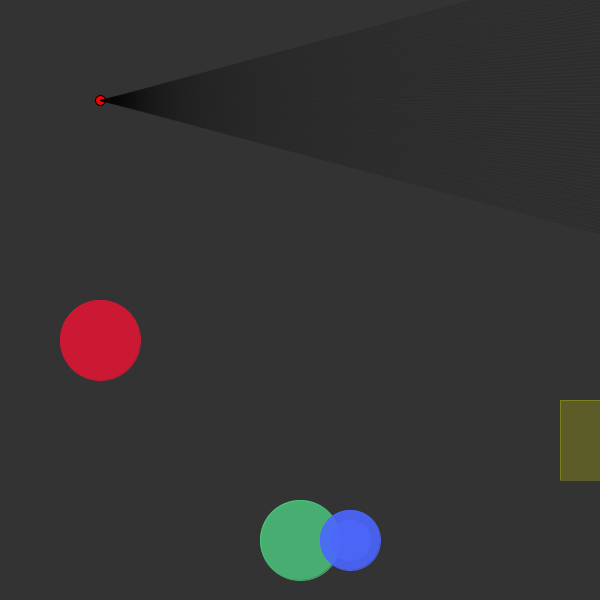
Frame 1 (no input)
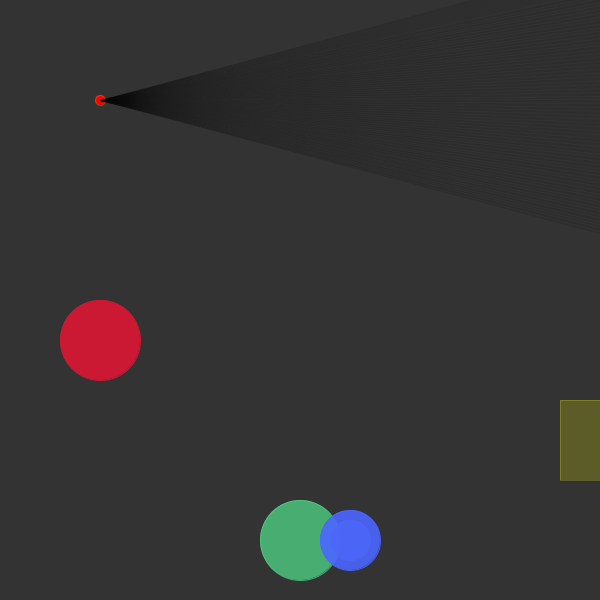
Frame 60 (the mouse pressed at the canvas centre just before this capture)
Frame 120 (the mouse held since frame 60 and released just before this capture): identical to frame 60, image omitted

The Processing sketch that drew these frames (run headless with seeded random() and noise(); from frame 60 on, the mouse is pressed at the canvas centre):

// Processing sketch: RayTracing
// ── RayTracing.pde





ArrayList<Object> Objects=new ArrayList();

PVector mouse=new PVector();

Player P1;
ChildApplet child;  

int SceneSize=600;

void settings() {
  size(SceneSize, SceneSize);
}

void setup() {

  rectMode(CENTER);

  P1= new Player();
  child = new ChildApplet();


  Objects.add(new Circle(new PVector(100, 340), 40, new Color(0.8, 0.1, 0.2, 1)));
  Objects.add(new Circle(new PVector(300, 540), 40, new Color(0.3, 0.8, 0.5, 0.8)));

  Objects.add(new Circle(new PVector(350, 540), 20, new Color(0.3, 0.4, 0.8, 0.8)));
  Objects.add(new Circle(new PVector(350, 540), 30, new Color(0.3, 0.4, 1, 0.9)));

  Objects.add(new Square(new PVector(600, 440), 40, new Color(1, 1, 0, 0.2)));
}

void draw() {

  background(51);
  mouse.set(mouseX, mouseY);


  P1.show();
  P1.move();
  P1.see();



  for (Object O : Objects) {
    O.show();
  }
}


void mousePressed() {

  for (Object O : Objects) {
    O.interact();
  }
}

// ── Circle.pde
class Circle implements Object {
  boolean selected;
  PVector pos;
  float rad;

  float refractiveIndex=1.2;

  Color col;

  Circle(PVector pos, float rad, Color col) {
    this.pos=pos; 
    this.rad=rad;
    this.col=col;
  }


  void show() {
    if (selected) {
      pos.set(mouse);
    }
    stroke(col);
    fill(col);
    ellipse(pos.x, pos.y, 2*rad, 2*rad);
  }


  Color getColor() {
    return col;
  }



  float distance(PVector point) {
    return pos.dist(point);
  }

  boolean isInside(PVector point) {
    return distance(point)<rad;
  }

  PVector surfaceNormal(PVector point) {
    PVector dir= point.copy().sub(pos).normalize();
    return dir;
  }

  PVector getPos() {
    return pos;
  }

  float getRefractiveIndex() {
    return refractiveIndex;
  }

  void interact() {
    if (mousePressed) {
      if (isInside(mouse)) {
        selected=!selected;
      }
    }
  }
}

// ── Color.pde
class Color {

  float r, g, b, a;

  Color(float r, float g, float b, float a) {
    this.r=r;
    this.g=g;
    this.b=b;
    this.a=a;
  }





  String toString() {
    return str(r)+" "+str(g)+" "+str(b)+" "+str(a);
  }
}


float blendColorValue(float a, float b, float t) {
  return sqrt((1 - t) * a*a + t * b*b);
}

float blendAlphaValue(float a, float b, float t) {
  return (1-t)*a + t*b;
}

Color rgbaSum(Color c1, Color c2, float t) {



  float r= blendColorValue(c1.r, c2.r, t);
  float g= blendColorValue(c1.g, c2.g, t);

  float b= blendColorValue(c1.b, c2.b, t);


  float a = blendAlphaValue(c1.a, c2.a, t);
  return new Color(r, g, b, a);
} 


Color mult(Color A, float s) {
  return new Color(A.r*s, A.g*s, A.b*s, A.a);
}



void fill(Color c) {
  fill(255*c.r, 255*c.g, 255*c.b, 255*c.a);
}

void stroke(Color c) {
  stroke(255*c.r, 255*c.g, 255*c.b, 255*c.a);
}

// ── Object.pde
interface Object {


  void show();
  void interact();

  Color getColor();
  boolean isInside(PVector point);
  PVector surfaceNormal(PVector point);
  PVector getPos();
  float getRefractiveIndex();
}

// ── Player.pde
class Player {
  PVector pos = new PVector(100, 100);
  float viewAngle;
  float FOV = 30; //°
  int res = 200;

  float speed=3;
  float angleSize = FOV/(float)res;

  ArrayList<Ray> Rays=new ArrayList();

  Player() {
  }

  void show() {
    fill(255, 0, 0);
    ellipse(pos.x, pos.y, 10, 10);
  }


  void move() {

    if (keys.hasValue(65)) {
      viewAngle+=0.03;
    }
    if (keys.hasValue(68)) {
      viewAngle-=0.03;
    }
    if (keys.hasValue(87)) {
      pos.y+=-sin(viewAngle)*speed;
      pos.x+=cos(viewAngle)*speed;
    }
    if (keys.hasValue(83)) {
      pos.y-=-sin(viewAngle)*speed;
      pos.x-=cos(viewAngle)*speed;
    }
  }


  void see() {

    Rays.clear();
    for (int i=0; i <= res; i++) {
      Rays.add(new Ray(pos, radians(i*FOV/res-FOV/2)+viewAngle, 3, null)) ;
    }

    for (int i=0; i <= res; i++) {
      Ray R = Rays.get(i);
      R.reset();
      R.show();

      Color col=null;
      if (!R.hitWall) {
        col=R.col;
      }
      float angle = R.angle;
      float dist=R.len;

      child.hei[res-i] =cos(angle-viewAngle)*dist;
      child.col[res-i] =col;
    }
  }
}


IntList keys=new IntList();
void keyPressed() {
  if (!keys.hasValue(keyCode)) {
    keys.append(keyCode);
  }
}
void keyReleased() {
  if (keys.hasValue(keyCode)) {
    for (int i=0; i<keys.size(); i++) {
      if (keys.get(i)==keyCode) {
        keys.remove(i);
      }
    }
  }
}

void mouseWheel(MouseEvent event) {
  float e = event.getCount();
  P1.FOV+=e;
}

// ── Ray.pde
class Ray {

  ArrayList<Ray> subRays=new ArrayList();

  PVector origin;  
  PVector end;
  float angle;

  float speed=1;
  int count;

  float len;

  Color col=new Color(0, 0, 0, 1)  ;


  boolean hit=false;

  boolean hitWall;

  Object insideObject;

  Ray Parent;


  Ray(PVector origin, float angle, int counter, Ray Parent) {
    this.origin=origin;
    this.angle=angle;
    this.count=counter;
    this.Parent=Parent;

    reset();
  }

  Ray(PVector origin, float angle, int counter, Ray Parent, Object insideObject) {
    this.origin=origin;
    this.angle=angle;
    this.count=counter;
    this.insideObject=insideObject;
    this.Parent=Parent;

    reset();
  }



  void show() {

    stroke(col);

    line(origin.x, origin.y, end.x, end.y);
  }



  void reset() {
    hit=false;
    subRays.clear();
    end=origin.copy();
    marge();
    setColor();
  }

  void marge() {

    int iter=0;

    if (count>=0) {
      while (!hit && iter<1000) {
        iter++;



        Object Target=null;

        if (insideObject==null) {
          for (Object O : Objects) {
            if (O.isInside(end)) {
              Target=O;
              hit=true;
              step(end, -speed);
              break;
            }
          }
        } else {
          PVector inSide=end.copy();
          step(inSide, speed);

          if (!insideObject.isInside(inSide)) {
            Target=insideObject;
            hit=true;
            end=inSide;
          }
        }


        if (!hit) {

          //normal step
          step(end, speed);
          if (outSideFrame(end)) {
            hit=true;
          }
        } else {
          len=end.dist(origin);
          //pass on
          PVector next=end.copy();
          step(next, speed);



          //refract
          subRays.add(new Ray(end.copy(), refractAngle(angle, end, Target), count-1, this));

          if (insideObject==null) {
            //coming in
            subRays.add(new Ray(next, snell(angle, end, Target, 0), count-1, this, Target));
          } else {
            //coming out
            subRays.add(new Ray(next, snell(angle, end, Target, 1), count-1, this));
          }

          col=Target.getColor();
        }
      }
    }
  }


  void setColor() {

    for (Ray R : subRays) {

      col=rgbaSum(col, R.col, 0.5);
    }
  }

  float refractAngle(float angle, PVector pos, Object Target) {

    float normal=Target.surfaceNormal(pos).heading()+PI;
    float theta_1=angle+normal;
    float theta_2=-theta_1;
    float out=theta_2-normal+PI;

    return out;
  }


  float snell(float angle, PVector pos, Object Target, int inside) {

    float normal=Target.surfaceNormal(pos).heading()+PI+inside*PI;
    float theta_1=angle+normal;
    float theta_2=asin(1/Target.getRefractiveIndex()*sin(theta_1));
    float out=theta_2-normal;

    return out;
  }


  boolean outSideFrame(PVector pos) {
    if (pos.x<-10 || pos.x>width+10 || pos.y<-10 || pos.y>height+10 ) {
      col=new Color(0, 0, 0, 0.1);
      hitWall=true;
      return true;
    }
    return false;
  }

  void step(PVector in, float dS) {
    in.add(dS*cos(angle), -dS*sin(angle));
  }
}

// ── Second_Window.pde
class ChildApplet extends PApplet {
  public ChildApplet() {
    super();
    PApplet.runSketch(new String[]{this.getClass().getName()}, this);
  }

  float[] hei =new float[2*P1.res];
  Color[] col =new Color[2*P1.res];

  PVector pos=new PVector(200, 200);

  public void settings() {
    size(400, 400);
  }

  public void setup() { 
    surface.setTitle("Player View");
    rectMode(CENTER);
    surface.setLocation(1300, 300);
  }

  void draw() {

    background(30);
    fill(20);
    noStroke();
    rect(width/2, 3*height/4, width, height/2);
    noStroke();
    float len = width/(float)P1.res;
    for (int i=0; i < P1.res; i++) {
      float x = map(i, 0, P1.res, 0, width);
   
      float h = map(hei[i], 0, SceneSize, height-20, 2);
 
      if (hei[i]<SceneSize*sqrt(2)) {           
        Color c=col[i];
  
        if (c!=null) {
           
          fill(255*c.r, 255*c.g, 255*c.b, 255*c.a);
          rect(0.5*len+x, height/2, len, h);
        }
      }
    }
  }
}

// ── Square.pde
class Square implements Object {
  boolean selected;
  PVector pos;
  float rad, diam;
  float refractiveIndex=2;


  Color col;

  Square(PVector pos, float rad, Color col) {
    this.pos=pos; 
    this.rad=rad;
    this.diam=2*rad;
    this.col=col;
  }


  void show() {
    if (selected) {
      pos.set(mouse);
    }

    stroke(col);
    fill(col);
    rect(pos.x, pos.y, diam, diam);
  }



  boolean isInside(PVector point) {
    boolean insideX=(point.x>pos.x-rad)&&(point.x<pos.x+rad);
    boolean insideY=(point.y>pos.y-rad)&&(point.y<pos.y+rad);
    return insideX&&insideY;
  }


  PVector surfaceNormal(PVector point) {

    PVector dir=new PVector();
    float heading= point.copy().sub(pos).normalize().heading()+PI;

    if (heading<PI/4) {
      dir.set(-1, 0);
    } else if (heading <PI/4*3) {
      dir.set(0, -1);
    } else if (heading <PI/4*5) {
      dir.set(1, 0);
    } else if (heading <PI/4*7) {
      dir.set(0, 1);
    } else {
      dir.set(-1, 0);
    }


    return dir;
  }


  Color getColor() {
    return col;
  }

  PVector getPos() {
    return pos;
  }

  float getRefractiveIndex() {
    return refractiveIndex;
  }


  void interact() {
    if (mousePressed) {
      if (isInside(mouse)) {
        selected=!selected;
      }
    }
  }
}
